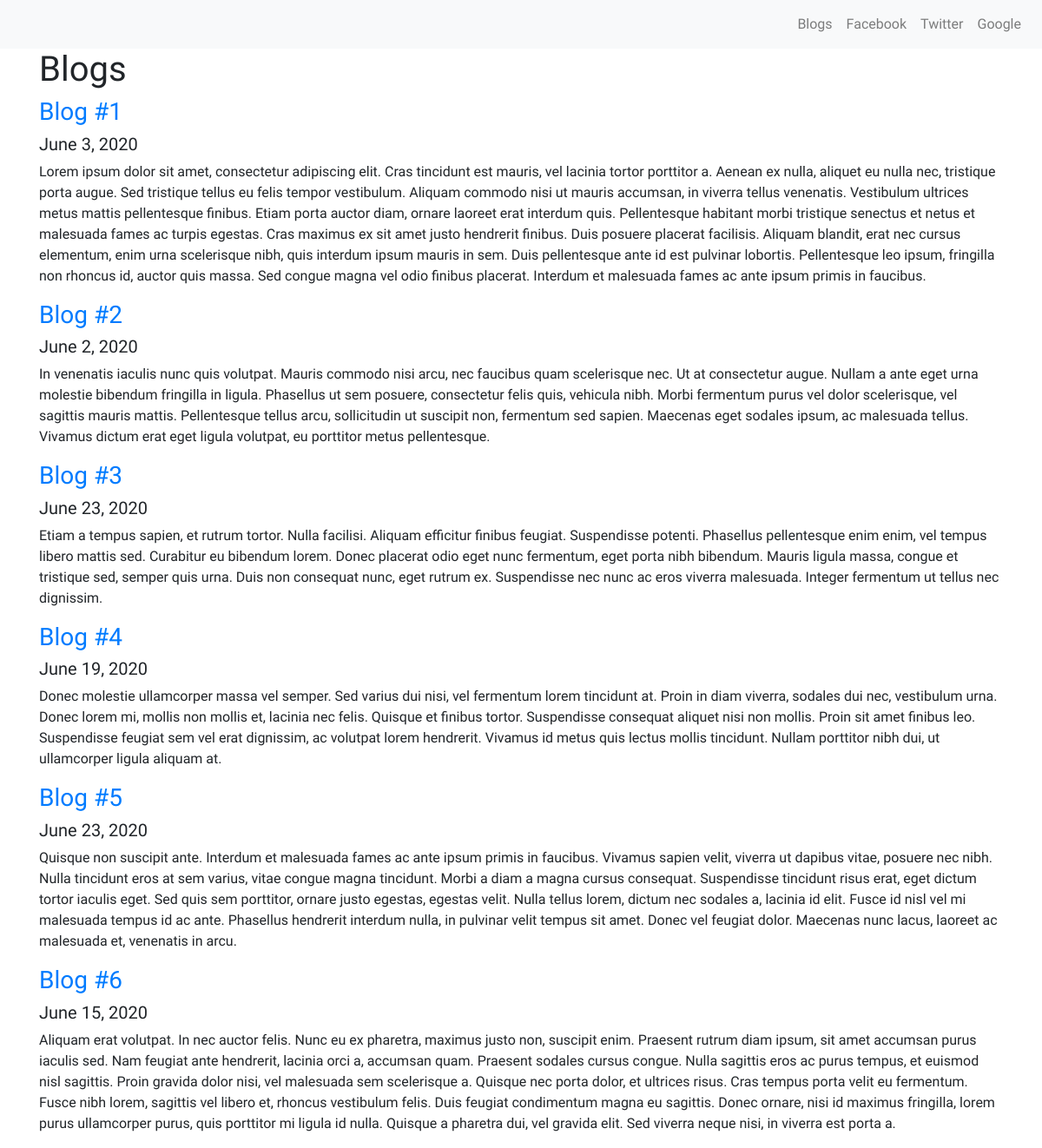
Screenshot of /blog/ with the database file from the repository.
### blog/models.py (models this page shows)
class Blog(models.Model):
    title = models.CharField(max_length=100)
    date = models.DateField()
    description = models.TextField()

### blog/views.py (the view)
# urls.py: path('', views.all_blogs, name="all_blogs"),
def all_blogs(request):
    blogs = Blog.objects.all()
    return render(request, "blog/all_blogs.html", {'blogs': blogs})

### blog/templates/blog/all_blogs.html
{% extends "portfolio/base.html" %}
{% block content %}
<h1>Blogs</h1>
{% for blog in blogs %}
<a href="{% url 'blog:detail' blog.id %}"><h3>{{ blog.title }}</h3></a>
<h5>{{ blog.date }}</h5>
<p>{{ blog.description }}</p>
{% endfor %}
{% endblock %}

### portfolio/templates/portfolio/base.html (style rules this page uses)
body { font-family: 'Buenard', serif; }

### rows the page displays
Blog: title "Blog #1", date "June 3, 2020", description "Lorem ipsum dolor sit amet, consectetur adipiscing elit. Cras tincidunt est mauris, vel lacinia tortor porttitor a. Aenean ex nulla, aliquet eu nulla nec, tristique porta augue. Sed tristique tellus eu felis tempor vestibulum. Aliquam commodo nisi ut mauris accumsan, in viverra tellus venenatis. Vestibulum ultrices metus mattis pellentesque finibus. Etiam porta auctor diam, ornare laoreet erat interdum quis. Pellentesque habitant morbi tristique senectus et netus et malesuada fames ac turpis egestas. Cras maximus ex sit amet justo hendrerit finibus. Duis posuere placerat facilisis. Aliquam blandit, erat nec cursus elementum, enim urna scelerisque nibh, quis interdum ipsum mauris in sem.…"
Blog: title "Blog #2", date "June 2, 2020", description "In venenatis iaculis nunc quis volutpat. Mauris commodo nisi arcu, nec faucibus quam scelerisque nec. Ut at consectetur augue. Nullam a ante eget urna molestie bibendum fringilla in ligula. Phasellus ut sem posuere, consectetur felis quis, vehicula nibh. Morbi fermentum purus vel dolor scelerisque, vel sagittis mauris mattis. Pellentesque tellus arcu, sollicitudin ut suscipit non, fermentum sed sapien. Maecenas eget sodales ipsum, ac malesuada tellus. Vivamus dictum erat eget ligula volutpat, eu porttitor metus pellentesque."
Blog: title "Blog #3", date "June 23, 2020", description "Etiam a tempus sapien, et rutrum tortor. Nulla facilisi. Aliquam efficitur finibus feugiat. Suspendisse potenti. Phasellus pellentesque enim enim, vel tempus libero mattis sed. Curabitur eu bibendum lorem. Donec placerat odio eget nunc fermentum, eget porta nibh bibendum. Mauris ligula massa, congue et tristique sed, semper quis urna. Duis non consequat nunc, eget rutrum ex. Suspendisse nec nunc ac eros viverra malesuada. Integer fermentum ut tellus nec dignissim."
Blog: title "Blog #4", date "June 19, 2020", description "Donec molestie ullamcorper massa vel semper. Sed varius dui nisi, vel fermentum lorem tincidunt at. Proin in diam viverra, sodales dui nec, vestibulum urna. Donec lorem mi, mollis non mollis et, lacinia nec felis. Quisque et finibus tortor. Suspendisse consequat aliquet nisi non mollis. Proin sit amet finibus leo. Suspendisse feugiat sem vel erat dignissim, ac volutpat lorem hendrerit. Vivamus id metus quis lectus mollis tincidunt. Nullam porttitor nibh dui, ut ullamcorper ligula aliquam at."
Blog: title "Blog #5", date "June 23, 2020", description "Quisque non suscipit ante. Interdum et malesuada fames ac ante ipsum primis in faucibus. Vivamus sapien velit, viverra ut dapibus vitae, posuere nec nibh. Nulla tincidunt eros at sem varius, vitae congue magna tincidunt. Morbi a diam a magna cursus consequat. Suspendisse tincidunt risus erat, eget dictum tortor iaculis eget. Sed quis sem porttitor, ornare justo egestas, egestas velit. Nulla tellus lorem, dictum nec sodales a, lacinia id elit. Fusce id nisl vel mi malesuada tempus id ac ante. Phasellus hendrerit interdum nulla, in pulvinar velit tempus sit amet. Donec vel feugiat dolor. Maecenas nunc lacus, laoreet ac malesuada et, venenatis in arcu."
Blog: title "Blog #6", date "June 15, 2020", description "Aliquam erat volutpat. In nec auctor felis. Nunc eu ex pharetra, maximus justo non, suscipit enim. Praesent rutrum diam ipsum, sit amet accumsan purus iaculis sed. Nam feugiat ante hendrerit, lacinia orci a, accumsan quam. Praesent sodales cursus congue. Nulla sagittis eros ac purus tempus, et euismod nisl sagittis. Proin gravida dolor nisi, vel malesuada sem scelerisque a. Quisque nec porta dolor, et ultrices risus. Cras tempus porta velit eu fermentum. Fusce nibh lorem, sagittis vel libero et, rhoncus vestibulum felis. Duis feugiat condimentum magna eu sagittis. Donec ornare, nisi id maximus fringilla, lorem purus ullamcorper purus, quis porttitor mi ligula id nulla. Quisque a pharetra…"
